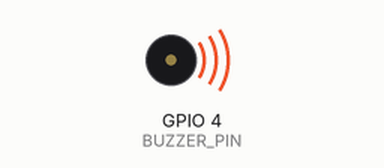
This program was run on a simulated Raspberry Pi (BCM pin numbers). On the bench: buzzer (waves = sounding). At 14.1 s the program stops and its outputs stay as they are.

Above: at 0.1 s.
At 14.2 s:
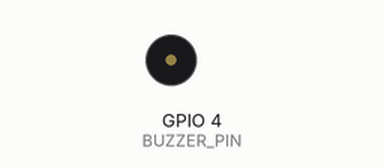
Timing chart, 0 to 15.6 s (numbered marks = the images above):
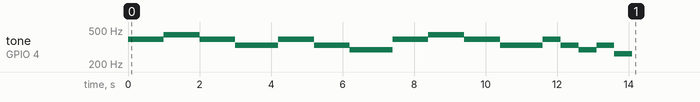

Measured:
- by itself, tone on GPIO 4 (BUZZER_PIN): plays 392 Hz for 1.0 s, 440 Hz for 1.0 s, 392 Hz for 1.0 s, 330 Hz for 1.2 s, 392 Hz for 1.0 s, 330 Hz for 1.0 s … (16 notes in this stretch)

The program:

piezo_buzzer2.py
```python
import RPi.GPIO as GPIO
import time

BUZZER_PIN = 4
GPIO.setmode(GPIO.BCM)
GPIO.setup(BUZZER_PIN, GPIO.OUT)

# 주파수 (262Hz)
pwm =  GPIO.PWM(BUZZER_PIN, 262)
pwm.start(10) # duty cycle (0~100)

# 도레미파솔라시도 주파수
melody = [392, 392, 440, 440, 392, 392, 330]
melody2 = [392, 392, 330, 330, 294]
melody3 = [392, 330, 294, 330, 262]

try:
    for i in melody:
        pwm.ChangeFrequency(i)
        time.sleep(0.5)
    time.sleep(0.7)
    for i in melody2:
        pwm.ChangeFrequency(i)
        time.sleep(0.5)
    time.sleep(0.7)
    for i in melody:
        pwm.ChangeFrequency(i)
        time.sleep(0.5)
    time.sleep(0.7)
    for i in melody3:
        pwm.ChangeFrequency(i)
        time.sleep(0.5)


finally:
    pwm.stop()
    GPIO.cleanup()
```
